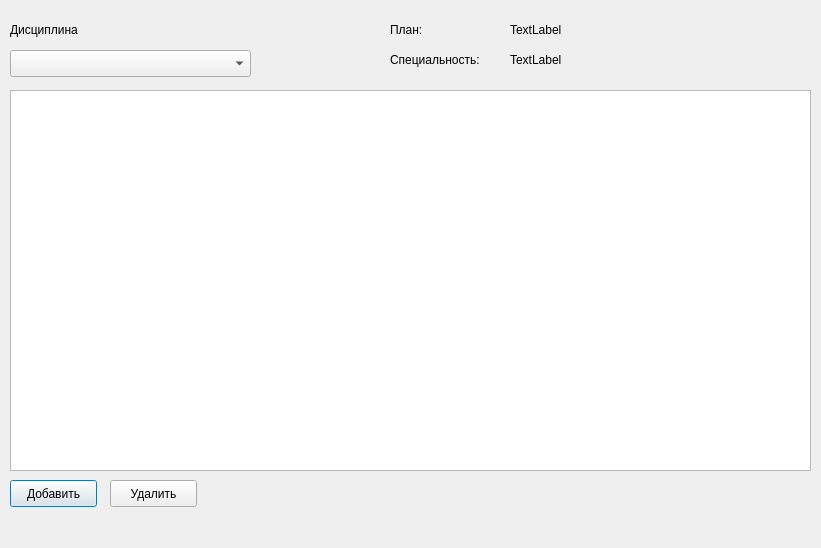
<?xml version="1.0" encoding="UTF-8"?>
<ui version="4.0">
 <class>Uch_Load</class>
 <widget class="QDialog" name="Uch_Load">
  <property name="geometry">
   <rect>
    <x>0</x>
    <y>0</y>
    <width>821</width>
    <height>548</height>
   </rect>
  </property>
  <property name="windowTitle">
   <string>Учебная нагрузка</string>
  </property>
  <widget class="QTableView" name="uch_loadTableView">
   <property name="geometry">
    <rect>
     <x>10</x>
     <y>90</y>
     <width>801</width>
     <height>381</height>
    </rect>
   </property>
  </widget>
  <widget class="QPushButton" name="addButton">
   <property name="geometry">
    <rect>
     <x>10</x>
     <y>480</y>
     <width>87</width>
     <height>27</height>
    </rect>
   </property>
   <property name="text">
    <string>Добавить</string>
   </property>
  </widget>
  <widget class="QPushButton" name="delButton">
   <property name="geometry">
    <rect>
     <x>110</x>
     <y>480</y>
     <width>87</width>
     <height>27</height>
    </rect>
   </property>
   <property name="text">
    <string>Удалить</string>
   </property>
  </widget>
  <widget class="QComboBox" name="discCombo">
   <property name="geometry">
    <rect>
     <x>10</x>
     <y>50</y>
     <width>241</width>
     <height>27</height>
    </rect>
   </property>
  </widget>
  <widget class="QLabel" name="label">
   <property name="geometry">
    <rect>
     <x>10</x>
     <y>20</y>
     <width>211</width>
     <height>19</height>
    </rect>
   </property>
   <property name="text">
    <string>Дисциплина</string>
   </property>
  </widget>
  <widget class="QLabel" name="label_2">
   <property name="geometry">
    <rect>
     <x>390</x>
     <y>20</y>
     <width>66</width>
     <height>19</height>
    </rect>
   </property>
   <property name="text">
    <string>План:</string>
   </property>
  </widget>
  <widget class="QLabel" name="label_3">
   <property name="geometry">
    <rect>
     <x>390</x>
     <y>50</y>
     <width>111</width>
     <height>19</height>
    </rect>
   </property>
   <property name="text">
    <string>Специальность: </string>
   </property>
  </widget>
  <widget class="QLabel" name="planLabel">
   <property name="geometry">
    <rect>
     <x>510</x>
     <y>20</y>
     <width>301</width>
     <height>19</height>
    </rect>
   </property>
   <property name="text">
    <string>TextLabel</string>
   </property>
  </widget>
  <widget class="QLabel" name="specLabel">
   <property name="geometry">
    <rect>
     <x>510</x>
     <y>50</y>
     <width>301</width>
     <height>19</height>
    </rect>
   </property>
   <property name="text">
    <string>TextLabel</string>
   </property>
  </widget>
 </widget>
 <resources/>
 <connections/>
</ui>
